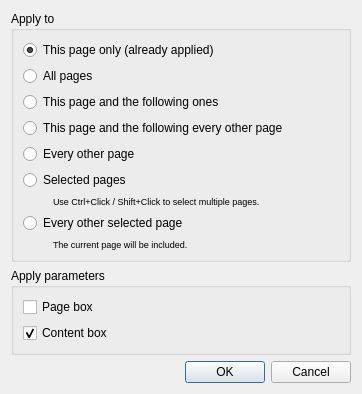
<?xml version="1.0" encoding="UTF-8"?>
<ui version="4.0">
 <class>select_content::ApplyDialog</class>
 <widget class="QDialog" name="select_content::ApplyDialog">
  <property name="windowModality">
   <enum>Qt::WindowModal</enum>
  </property>
  <property name="geometry">
   <rect>
    <x>0</x>
    <y>0</y>
    <width>362</width>
    <height>358</height>
   </rect>
  </property>
  <property name="windowTitle">
   <string>Apply Page and Content Box</string>
  </property>
  <layout class="QVBoxLayout" name="verticalLayout_7">
   <item>
    <widget class="QGroupBox" name="groupBox">
     <property name="title">
      <string>Apply to</string>
     </property>
     <layout class="QVBoxLayout" name="verticalLayout_5">
      <item>
       <widget class="QRadioButton" name="thisPageOnlyRB">
        <property name="text">
         <string>This page only (already applied)</string>
        </property>
        <property name="checked">
         <bool>true</bool>
        </property>
       </widget>
      </item>
      <item>
       <widget class="QRadioButton" name="allPagesRB">
        <property name="text">
         <string>All pages</string>
        </property>
       </widget>
      </item>
      <item>
       <widget class="QRadioButton" name="thisPageAndFollowersRB">
        <property name="text">
         <string>This page and the following ones</string>
        </property>
       </widget>
      </item>
      <item>
       <widget class="QRadioButton" name="thisEveryOtherRB">
        <property name="text">
         <string extracomment="All odd or even pages, depending on the current page being odd or even.">This page and the following every other page</string>
        </property>
       </widget>
      </item>
      <item>
       <widget class="QRadioButton" name="everyOtherRB">
        <property name="text">
         <string extracomment="All odd or even pages, depending on the current page being odd or even.">Every other page</string>
        </property>
       </widget>
      </item>
      <item>
       <widget class="QRadioButton" name="selectedPagesRB">
        <property name="text">
         <string>Selected pages</string>
        </property>
       </widget>
      </item>
      <item>
       <layout class="QHBoxLayout" name="horizontalLayout_3">
        <item>
         <spacer name="horizontalSpacer_6">
          <property name="orientation">
           <enum>Qt::Horizontal</enum>
          </property>
          <property name="sizeType">
           <enum>QSizePolicy::Fixed</enum>
          </property>
          <property name="sizeHint" stdset="0">
           <size>
            <width>30</width>
            <height>0</height>
           </size>
          </property>
         </spacer>
        </item>
        <item>
         <widget class="QLabel" name="selectedPagesHint">
          <property name="font">
           <font>
            <pointsize>7</pointsize>
           </font>
          </property>
          <property name="text">
           <string>Use Ctrl+Click / Shift+Click to select multiple pages.</string>
          </property>
         </widget>
        </item>
       </layout>
      </item>
      <item>
       <widget class="QRadioButton" name="everyOtherSelectedRB">
        <property name="text">
         <string>Every other selected page</string>
        </property>
       </widget>
      </item>
      <item>
       <layout class="QHBoxLayout" name="horizontalLayout_5">
        <item>
         <spacer name="horizontalSpacer_5">
          <property name="orientation">
           <enum>Qt::Horizontal</enum>
          </property>
          <property name="sizeType">
           <enum>QSizePolicy::Fixed</enum>
          </property>
          <property name="sizeHint" stdset="0">
           <size>
            <width>30</width>
            <height>0</height>
           </size>
          </property>
         </spacer>
        </item>
        <item>
         <widget class="QLabel" name="everyOtherSelectedHint">
          <property name="font">
           <font>
            <pointsize>7</pointsize>
           </font>
          </property>
          <property name="text">
           <string>The current page will be included.</string>
          </property>
         </widget>
        </item>
       </layout>
      </item>
     </layout>
    </widget>
   </item>
   <item>
    <widget class="QGroupBox" name="optionsBox">
     <property name="title">
      <string>Apply parameters</string>
     </property>
     <layout class="QVBoxLayout" name="verticalLayout_6">
      <item>
       <widget class="QCheckBox" name="applyPageBoxOption">
        <property name="text">
         <string>Page box</string>
        </property>
        <property name="checked">
         <bool>false</bool>
        </property>
       </widget>
      </item>
      <item>
       <widget class="QCheckBox" name="applyContentBoxOption">
        <property name="text">
         <string>Content box</string>
        </property>
        <property name="checked">
         <bool>true</bool>
        </property>
       </widget>
      </item>
     </layout>
    </widget>
   </item>
   <item>
    <spacer>
     <property name="orientation">
      <enum>Qt::Vertical</enum>
     </property>
     <property name="sizeHint" stdset="0">
      <size>
       <width>17</width>
       <height>0</height>
      </size>
     </property>
    </spacer>
   </item>
   <item>
    <widget class="QDialogButtonBox" name="buttonBox">
     <property name="orientation">
      <enum>Qt::Horizontal</enum>
     </property>
     <property name="standardButtons">
      <set>QDialogButtonBox::Cancel|QDialogButtonBox::Ok</set>
     </property>
    </widget>
   </item>
  </layout>
 </widget>
 <resources/>
 <connections>
  <connection>
   <sender>buttonBox</sender>
   <signal>rejected()</signal>
   <receiver>select_content::ApplyDialog</receiver>
   <slot>reject()</slot>
   <hints>
    <hint type="sourcelabel">
     <x>319</x>
     <y>252</y>
    </hint>
    <hint type="destinationlabel">
     <x>286</x>
     <y>256</y>
    </hint>
   </hints>
  </connection>
 </connections>
</ui>
